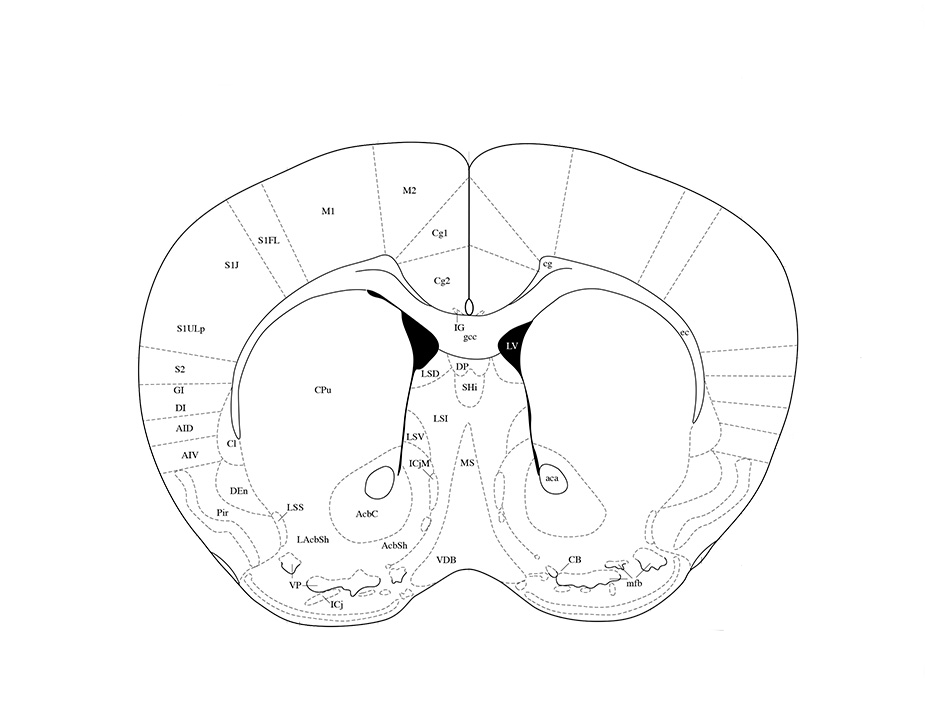
#> input picture TargetingFigures/PaxinosImages/Paxinos_0.98.png, 940 x 723 px; its folder holds 4 pictures in this run
$ python PlotStereotacticCoordinates.py
#> lines starting #> are read from the running program, lines starting #| are printed output that depends on the picture
### utils/prettyplot.py
# Code from "Prefrontal Cortex Dopamine Responds to the Total Valence of Stimuli"
# Authors: Y. Yang, W. Parent, H. Rice, R. Mark, M. Desimone, M. Rahman and I. T. Ellwood
# First uploaded version 12/5/2024
# Questions about the code should be directed to the corresponding author I.T. Ellwood

# Because matplotlib makes ugly plots
# Note that just importing this file will change the fonts of your plots!

import matplotlib.pyplot as plt
import numpy as np
plt.rcParams.update({'font.family':'Arial', 'font.weight':'bold'})
fontdict_axis_label = {
    'fontfamily': 'Arial',
    'fontweight': 'bold',
    'fontsize': 11
}
fontdict_title = {
    'fontfamily': 'Arial',
    'fontweight': 'bold',
    'fontsize': 12
}


# [11 lines left out: function x_axis_only, not called in this run]

def no_axes(axis=None):
    if axis is None:
        axis = plt.gca()
    axis.get_yaxis().set_visible(False)
    axis.get_xaxis().set_visible(False)

    axis.spines['top'].set_visible(False)
    axis.spines['right'].set_visible(False)
    axis.spines['left'].set_visible(False)
    axis.spines['bottom'].set_visible(False)
# [33 lines left out: functions y_axis_only, no_axis, no_box, not called in this run]


colors = {
    'green'  : [0.000, 0.639, 0.408],
    'blue'   : [0.000, 0.525, 0.749],
    'red'    : [0.769, 0.008, 0.137],
    'yellow' : [1.000, 0.827, 0.000],
    'purple' : [0.549, 0.000, 0.749],
    'orange' : [1.000, 0.502, 0.000],
    'pink'   : [0.945, 0.569, 0.608],
    'black'  : [0.000, 0.000, 0.000],
    'white'  : [1.000, 1.000, 1.000],
    'gray'   : [0.500, 0.500, 0.500],
}

# [24 lines left out: functions xlabel, ylabel, title, plot_dataarray_with_sem, not called in this run]


color_list = [colors['blue'], colors['red'], colors['green'], colors['orange'], colors['purple'], colors['yellow'], colors['pink'], colors['gray']]

### TargetingFigures/PlotStereotacticCoordinates.py
# Code from "Prefrontal Cortex Dopamine Responds to the Total Valence of Stimuli"
# Authors: Y. Yang, W. Parent, H. Rice, R. Mark, M. Desimone, M. Rahman and I. T. Ellwood
# First uploaded version 12/5/2024
# Questions about the code should be directed to the corresponding author I.T. Ellwood

# This script plots the coordinates for the implant locations using Paxinos and Franklin's 2001 atlas.
#
# Paxinos, George, and Keith B.J. Franklin. The mouse brain in stereotaxic coordinates: hard cover edition. Access Online via Elsevier, 2001
#
# The online tool by Matt Gaidica was used for comparing locations in histological slices with the atlas.
#
# Permission to use images from Paxinos & Franklin is given in the Preface to the atlas: "As authors, we give permission
# for the reproduction of any figure from the atlas in other publications, provided that the atlas is cited."
#
# The figures from the atlas have been modified to remove the grid lines and other irrelevant aspects of the images.

import numpy as np
import matplotlib.pyplot as plt
import utils.prettyplot as prettyplot
from ListsOfStereotacticCoordinates import mPFC_coordinates, NacCore_coordinates
import os

images = []
APs = []

file_names = os.listdir('PaxinosImages/')
for file_name in file_names:
    images.append(plt.imread('PaxinosImages/' + file_name))
    APs.append(float(file_name[8:-4]))

APs = np.array(APs)


all_coordinates = np.concatenate([mPFC_coordinates, NacCore_coordinates], 0)

ap_coordinates = all_coordinates[:, 1]

closest_images = []
for i in range(ap_coordinates.shape[0]):
    closest_images.append(np.argmin(np.square(ap_coordinates[i] - APs)))
closest_images = np.array(closest_images)


# Coordinate system for the Paxinos image
x_0 = np.array([468.5, 84])
dx = -(559.5 - x_0[0])
dy = 175 - x_0[1]
d = np.array([dx, dy])

def plot_stereotactic_coordinates(xy, x_0, d, axis=None):
    z = xy * d + x_0
    if axis is None:
        axis = plt.gca()
    axis.scatter(z[:, 0], z[:, 1], color=prettyplot.colors['blue'], s=10)

fig, axes = plt.subplots(2, 4, figsize=(10, 7))
axis_list = []
for i in range(2):
    for j in range(4):
        axis_list.append(axes[i][j])
        prettyplot.no_axes(axes[i][j])

for i in range(len(images)):
    axis = axis_list[i]
    axis.imshow(images[i])
    I = closest_images == i
    coordinates_on_this_image = all_coordinates[I, :]
    plot_stereotactic_coordinates(coordinates_on_this_image[:, [0, 2]], x_0, d, axis)
    prettyplot.no_axes(axis)
    axis.set_xlim(115, x_0[0] + 1)
    axis.set_ylim(644, 122)
    axis.text(x_0[0] - 100, x_0[1], str(APs[i]))

plt.savefig('FigurePdfs/AllCoordinates.pdf', transparent=True, dpi=300)
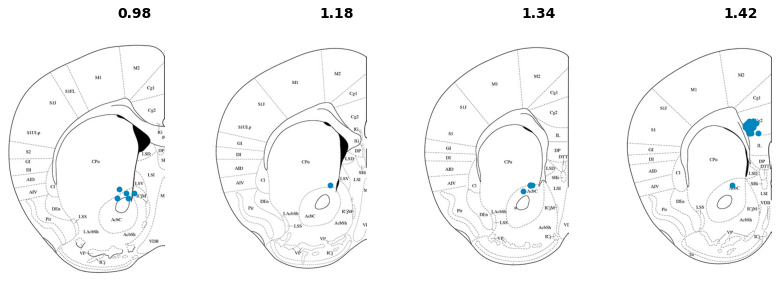
#> figure drawn by matplotlib, 4 panels
plt.show()


print('Average PFC coordinate =', np.mean(mPFC_coordinates, 0))
print('Average NAc core coordinate =', np.mean(NacCore_coordinates, 0))
